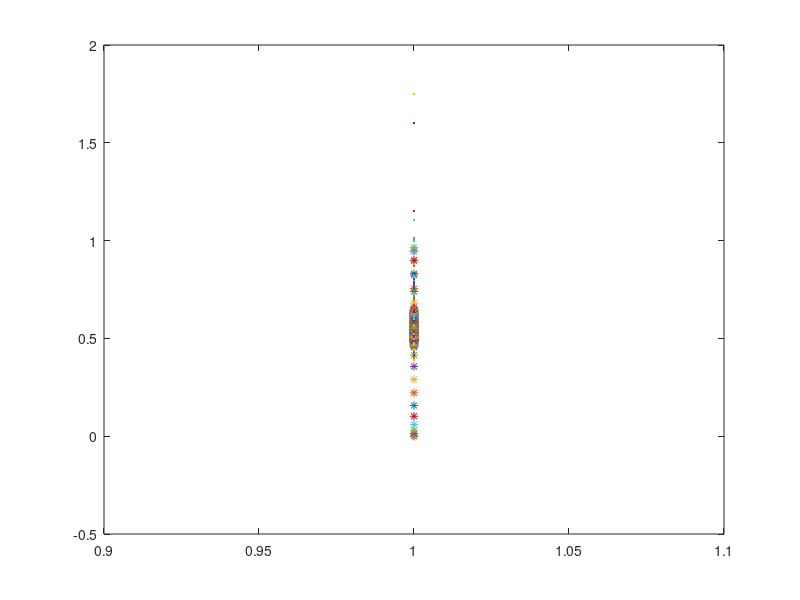

The MATLAB source for this figure:
ar = [70   63   61   62   64   68   55   60   64   59   45   55   57   14   52   52   35   52   65   62   36   17   49   69   65   42   38   59   61   47   48   55 ...
  41   40   53   36   33   52   69   68   44   54   56   29   51   54   50   18   37   67   79   72   70   57   43   39   29   60   70   67   54   55    5   60 ...
  63   21   29   56   54   60   70   59   62   75   61   49   66   62   63   67   60   61   60   55   73   82   81   69   74   71   52   55   44   60   64   55 ...
  49   73   75   65   56   65   47   56   82   83   50   69   73   65   44   53   70   67   32   66   74   70   64   50   27   65   76   76   76   75   77   81 ...
  76   57   38   58   69   75   81   83   76   50   44   65   77   73   63   77   78   72   70   65   58   68   65   47   48   56   53   65   77   73   67   64 ...
  66   70   65   61   43   45   60   71   64   63   57   46   66   69   71   73   52   55   60   58   69   72   74   81   76   56   60   75   75   67   55   45 ...
  39   60   74   71   50   56   60   71   70   44   64   72   68   58   68   63   49   52   66   67   61   67   76   76   72   66   66   37   30   64   72   80 ...
  75   30   63   69   64   65   78   71   42   67   42   59   77   79   74   70   63    0   53   61   48   31   39   52   65   70   54   61   62   48   71   75 ...
  70   46   63   68   68   75   83   80   77   76   64   55   59   37   56   67   66   50   71   84   84   80   69   41   36   47   68   73   59   24   50   70 ...
  76   77   82   80   64   68   76   70   53   67   70   61   41   64   70   73   77   68   51   66   64   65   74   82   85   71   26   59   60   53   49   76 ...
  74   68   75   72   75   77   73   71   73   79   74   55   71   74   70   65   71   78   78   75   69   62   51   39   55   68   76   71   53   71   66   66 ...
  71   61   75   75   60   49   31   60   71   74   78   77   75   66   66   71   68   61   54   59   68   62   62   62   59   65   60   66   56   34   64   68 ...
  67   79   79   62   55   58   51   59   75   79   45   68   85   84   70   54   63   67   62   69   64   64   69   82   88   81   63   60   33   62   60   75 ...
  82   71   58   71   75   33   59   66   74   48   42   55   72   75   58   51   68   53   72   75   61   80   75   41   72   76   58   70   67   61   62   72 ...
  85   84   81   72   58   47   72   67   50   56   66   66   63   67   61   49   65   55   68   69   67   78   72   61   52   66   78   81   80   70   53   26 ...
  61   83   83   60   73   58   58   44   65   77   80   70   50   55   60   57   50   59   64   78   85   84   73   77   76   74   79   70   76   55   86  -56 ...
 -14   -1  -10  -47   74   63   78   77   43   75   63   77   79   80   77   92   94   83   69   72   69   65   29   46   66   77   80   78   81   83   76   51 ...
  40   38   63   66   70   61   42   59   66   48   22   56   56   61   76   68   77   69   68   84   82   80   68   64   81   64   67   79   87   81   59   55 ...
  75   77   69   68   34   68   80   79   68   52   28   72   82   81   69   53   50   53   25   61   63   65   20   68   71   41   55   62   64   82   82   80 ...
  80   77   61   35   45   49   38   73   76   55   66   62   64   66   50   57   75   72   62   74   76   79   69   59   42   68   65   40   54   37   67   61 ...
  44   63   62   63   55   64   52   67   81   86   82   69   44   54   72   58   31   59   66   70   75   55   63   73   52   54   64   57   53   44   46   41 ...
  53   73   73   49   71   74   70   46   70   81   72   53   66   62   48   62   65   56   51   64   65   52   56   67   54   45   62   67   61   77   85   56 ...
  74   78   76   75   71   67   64   45   68   62   47   65   61   50   77   79   69   60   56   51   24   65   75   72   66   68   69   67   52   49   52   64 ...
  71   46   50   47   46   58   32   49   60   70   79   87   89   77   26   71   70   72   83   89   86   82   83   70   70   74   70   63   53   35   59   57 ...
  65   71   69   60   37   41   55   63   67   76   72   65   73   73   63   53   55   69   71   61   52   72   77   72   63   76   83   73   64   67   66   69 ...
  25   74   80   72   64   73   81   72   21   58   62   60   58   53   58   62   67   61   58   67   58   44   47   51   47   49   60   65   69   72   75   65 ...
  39   66   67   67   68   64   58   46   42   49   79   85   71   51   77   78   66   67   56   69   73   73   77   75   56   53   48   52   60   66   72   76 ...
  79   70   68   66   71   72   67   73   78   65   55   70   66   53   61   72   77   71   59   64   31   40   51   60   83   94   88   68   62   66   64   37 ...
  65   77   75   74   75   65   36   34   26   36   23   55   68   64   64   68   63   71   66   62   63   61   57   62   75   74   74   81   81   84   83   56 ...
  55   47   63   41   63   66   72   68   39   73   75   75   79   76   73   70   74   81   73   48   46   65   59   39   49   67   69   59   61   35   59   67 ...
  59   60   22   65   74   78   76   52   55   61   52   24   64   74   72   33   60   53   41   43   35   50   55   55   58   53   60   65   57   31   52   38 ...
  49   58   51   41   50   68   61   22   35   38   55   48   31   45   53   53   50   24   57   50   53   54   43   66   63   60   70   67   55   42   57   68];


global int    N     = 20;   #Длина фильтра
global double Fd    = 2000; #Частота дискретизации входных данных
global double Fs    = 20;   #Частота полосы пропускания
global double Fx    = 50;   #Частота полосы затухания

global double H     = [];    #Импульсная характеристика фильтра
global double H_id  = [];    #Идеальная импульсная характеристика
global double W     = [];    #Весовая функция

out = [];
in = exp(-ar/100);
sizeIn = length(in);
#plot(y);

#инициализация массивов
for i= 1:sizeIn
  H(end+1) = 0;
  H_id(end+1) = 0;
  W(end+1) = 0;
endfor  


# Расчет импульсной характеристики фильтра
Fc = (Fs + Fx) / (2 * Fd);
M_PI = pi;

for i= 0:N-1
  if (i == 0) 
    H_id(i+1) = 2*M_PI*Fc;
  else 
    H_id(i+1) = sin(2*M_PI*Fc*i )/(M_PI*i)
  endif;
  # весовая функция Блекмена
  W(i+1) = 0.42 - 0.5 * cos((2*M_PI*i) /( N-1)) + 0.08 * cos((4*M_PI*i) /( N-1));
  H(i+1) = H_id(i+1) * W(i+1);
endfor;
    # Нормировка импульсной характеристики
SUM=0;
for i= 0:N-1
    SUM = SUM + H(i+1);
endfor;

for i= 0:N-1
  H(i+1) = H(i+1) / SUM; #сумма коэффициентов равна 1
endfor;

    # Фильтрация входных данных
for i= 0:(sizeIn-1)
  out(i+1)=0.;
  for j= 0:N-2     # та самая формула фильтра
    if(i-j>=0)
      out(i+1) = out(i+1) + H(j+1)*in(i-j+1);
    endif  
  endfor
endfor

#plot(out);


x = 1:1024:1024;
plot(x, out, '*', x, in, '.');

